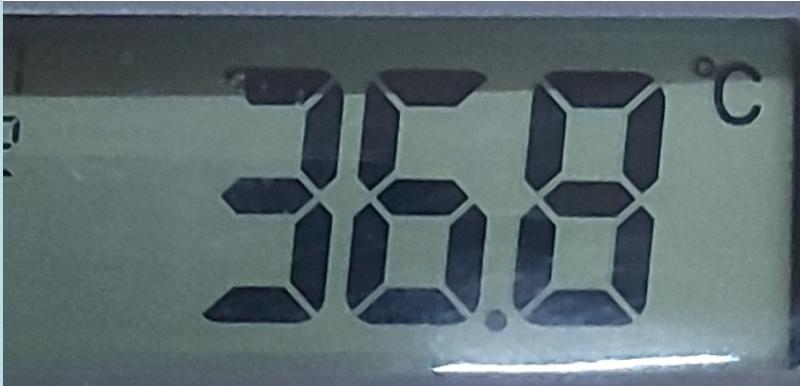
#> input picture ori_img_8/17ad75186a64bf3ae67511.jpg, 800 x 386 px, found by its file name; its folder holds only this picture in this run
$ python temp.py   (older library calls are emulated)
#> lines starting #> are read from the running program, lines starting #| are printed output that depends on the picture; after the words box and inside, x2 and y2 are one past the last pixel; in counts of white or black regions, pixels touching at a corner belong together
import cv2
import numpy as np
import time
import os
from utils.roi_bp.roi_bp import find_closest_tuple

FONT = cv2.FONT_HERSHEY_SIMPLEX
CYAN = (255, 255, 0)
DIGITSDICT_tuple = [
    (1, 1, 1, 1, 1, 1, 0),
    (0, 1, 1, 0, 0, 0, 0),
    (1, 1, 0, 1, 1, 0, 1),
    (1, 1, 1, 1, 0, 0, 1),
    (0, 1, 1, 1, 0, 0, 1),
    (0, 1, 1, 0, 0, 1, 1),
    (1, 1, 1, 0, 0, 1, 1),
    (1, 0, 1, 1, 0, 1, 1),
    (1, 0, 1, 1, 1, 1, 1),
    (1, 1, 1, 0, 0, 0, 0),
    (1, 1, 1, 1, 1, 1, 1),
    (1, 1, 1, 1, 0, 1, 1),
]
DIGITSDICT = {
    (1, 1, 1, 1, 1, 1, 0): 0,
    (0, 1, 1, 0, 0, 0, 0): 1,
    (1, 1, 0, 1, 1, 0, 1): 2,
    (1, 1, 1, 1, 0, 0, 1): 3,
    (0, 1, 1, 1, 0, 0, 1): 3,
    (0, 1, 1, 0, 0, 1, 1): 4,
    (1, 1, 1, 0, 0, 1, 1): 4,
    (1, 0, 1, 1, 0, 1, 1): 5,
    (1, 0, 1, 1, 1, 1, 1): 6,
    (1, 1, 1, 0, 0, 0, 0): 7,
    (1, 1, 1, 1, 1, 1, 1): 8,
    (1, 1, 1, 1, 0, 1, 1): 9,
}


def temp(image_path, flash=False):
#> called with image_path = 'ori_img_8/17ad75186a64bf3ae67511.jpg', flash = False
    roi = cv2.imread(image_path, cv2.IMREAD_GRAYSCALE)
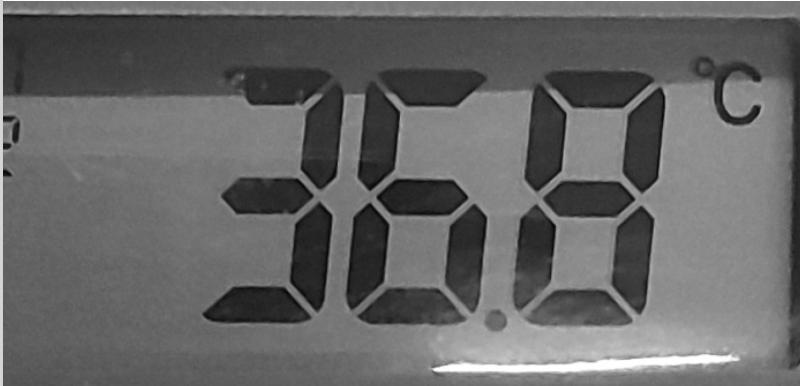
#> roi: shape (386, 800); min 3, max 255, mean 102.4
    roi = cv2.GaussianBlur(cv2.resize(roi, (600, 170)), (11, 11), 5)
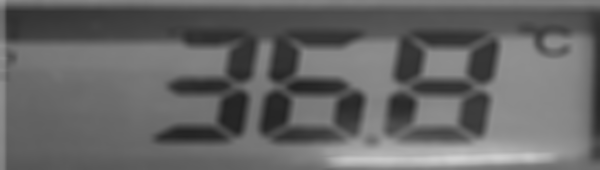
#> roi: shape (170, 600); min 33, max 210, mean 102
    roi = cv2.bilateralFilter(roi, 1, sigmaColor=10, sigmaSpace=75)
    # roi = cv2.resize(roi, None, None, fx=2.2, fy=1.5)
    if flash == 'true':
        print('flash on')
        edged = cv2.adaptiveThreshold(
            roi, 255, cv2.ADAPTIVE_THRESH_MEAN_C, cv2.THRESH_BINARY_INV, 13, C=4)
    else:
        print('flash off')
        edged = cv2.adaptiveThreshold(
            roi, 255, cv2.ADAPTIVE_THRESH_MEAN_C, cv2.THRESH_BINARY_INV, 13, C=2)
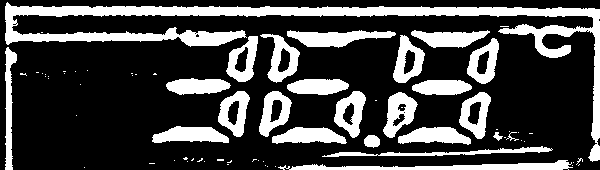
#> edged: shape (170, 600); 26.6% white; 73 white regions (49 under 20 px)
    contours, _ = cv2.findContours(edged, cv2.RETR_EXTERNAL, cv2.CHAIN_APPROX_SIMPLE)
#> contours = 72 contours, 49 with area under 20; largest, box (x1, y1, x2, y2) and area: (5, 2, 600, 162) 8450, (278, 160, 573, 170) 1088, (287, 30, 396, 48) 988, (260, 34, 300, 83) 934, (459, 92, 491, 139) 932
    # cv2.imshow('a_edged', edged)
    ################################################
    filtered_contours = []
    border_thickness = 5
    for contour in contours:
        (x, y, w, h) = cv2.boundingRect(contour)
        if (cv2.contourArea(contour) > 380) & (w < 200) & (h < 250) & (x > border_thickness or x + w > edged.shape[1] - border_thickness):
            filtered_contours += [contour]
#> this loop made 72 passes
#> (x, y, w, h) on passes 1, 2, 3, 4, 5, 9, 10, 11, 12, 13, 14, 15: (84, 167, 1, 1), (275, 166, 1, 1), (267, 166, 1, 1), (572, 165, 1, 1), (265, 165, 1, 1), (573, 162, 1, 1), (263, 161, 1, 1), (204, 161, 1, 1), (187, 161, 1, 1), (278, 160, 295, 10), (258, 160, 1, 1), (227, 160, 5, 3)
#> (contour, x, y, w, h) on passes 6, 7, 8, 18, 21, 26: ([[579, 164], [578, 165]], 578, 164, 2, 2), ([[227, 164], [228, 164]], 227, 164, 2, 1), ([[149, 163], [154, 163]], 149, 163, 6, 1), ([[217, 159], [217, 160], [223, 160], [223, 159]], 217, 159, 7, 2), ([[193, 158], [191, 160], [192, 160], [193, 159]], 191, 158, 3, 3), ([[504, 137], [505, 137]], 504, 137, 2, 1)
    edged = np.zeros_like(roi)
#> (the run stopped early here; a loop or call above may not have finished)

$ run again, on ori_img_8/299d4a3e5542801cd95341.jpg
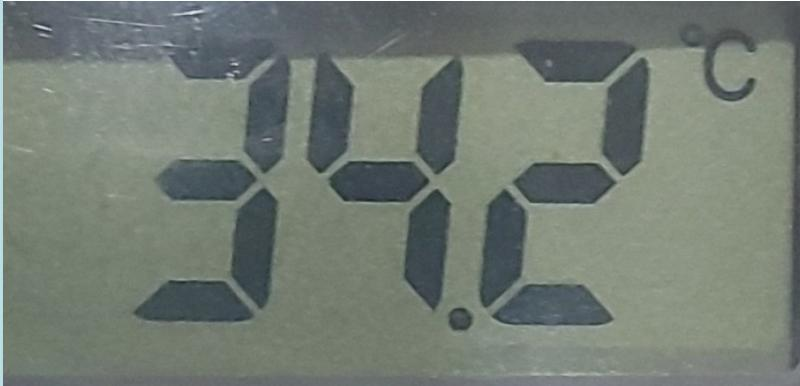
#> input picture ori_img_8/299d4a3e5542801cd95341.jpg, 800 x 386 px, found by its file name
#> in temp, `roi = cv2.GaussianBlur(cv2.resize(roi, (600, 170)), (11, 11), 5)`:
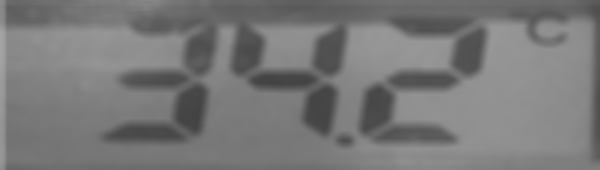
#> roi: shape (170, 600); min 65, max 163, mean 120.2
#> in temp, `edged = cv2.adaptiveThreshold( roi, 255, cv2.ADAPTIVE_THRESH_MEAN_C, c..`:
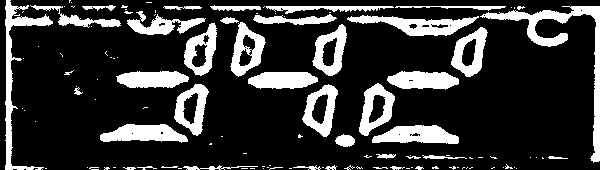
#> edged: shape (170, 600); 20.5% white; 118 white regions (79 under 20 px)
#> contours = 118 contours, 86 with area under 20; largest, box (x1, y1, x2, y2) and area: (480, 6, 600, 163) 1909, (347, 15, 479, 36) 1237, (5, 0, 53, 170) 1231, (302, 84, 338, 137) 1152, (359, 83, 395, 136) 1132
#> the loop in temp, `for contour in contours:` made 118 passes
#> (x, y, w, h) on passes 1, 4, 9, 10, 11, 12, 17, 19: (516, 168, 1, 1), (263, 168, 1, 1), (514, 167, 1, 1), (503, 167, 1, 1), (491, 167, 4, 2), (469, 167, 4, 2), (373, 167, 15, 2), (269, 167, 14, 3)

$ run again, on ori_img_8/2f85af23b05f65013c4e61.jpg
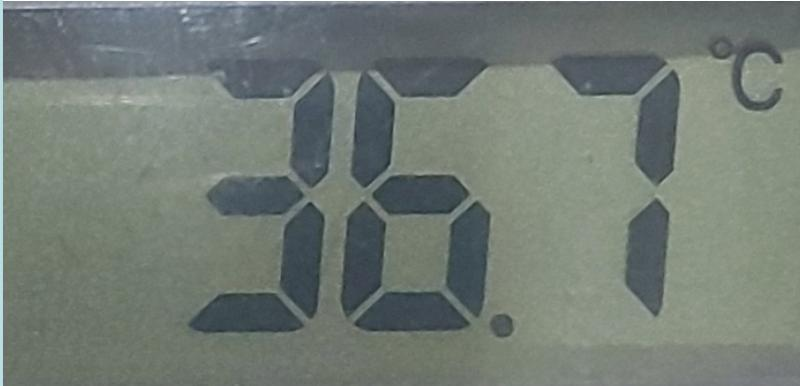
#> input picture ori_img_8/2f85af23b05f65013c4e61.jpg, 800 x 386 px, found by its file name
#> in temp, `roi = cv2.GaussianBlur(cv2.resize(roi, (600, 170)), (11, 11), 5)`:
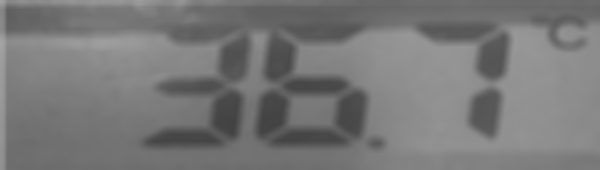
#> roi: shape (170, 600); min 66, max 164, mean 119.8
#> in temp, `edged = cv2.adaptiveThreshold( roi, 255, cv2.ADAPTIVE_THRESH_MEAN_C, c..`:
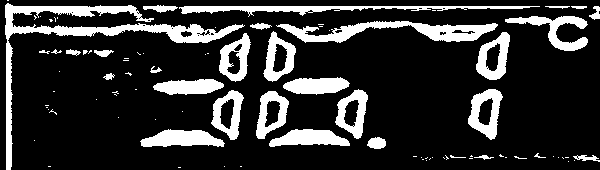
#> edged: shape (170, 600); 18.9% white; 89 white regions (58 under 20 px)
#> contours = 89 contours, 62 with area under 20; largest, box (x1, y1, x2, y2) and area: (5, 3, 245, 170) 3456, (276, 21, 498, 43) 1936, (468, 89, 503, 140) 1132, (179, 6, 540, 17) 1122, (476, 32, 510, 80) 1050
#> the loop in temp, `for contour in contours:` made 89 passes
#> (x, y, w, h) on passes 3, 5, 6, 7, 13, 16, 18, 19: (224, 166, 1, 1), (568, 161, 1, 1), (574, 160, 1, 1), (426, 160, 1, 1), (558, 157, 1, 1), (432, 157, 1, 1), (421, 157, 1, 1), (553, 156, 1, 1)

$ run again, on ori_img_8/31a0f11eee623b3c627331.jpg
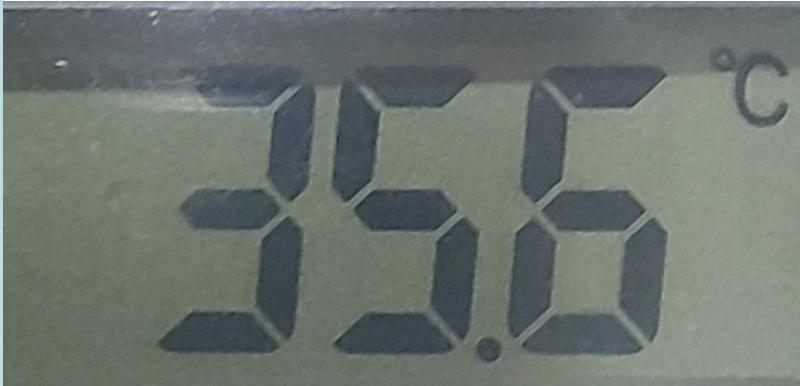
#> input picture ori_img_8/31a0f11eee623b3c627331.jpg, 800 x 386 px, found by its file name
#> in temp, `roi = cv2.GaussianBlur(cv2.resize(roi, (600, 170)), (11, 11), 5)`:
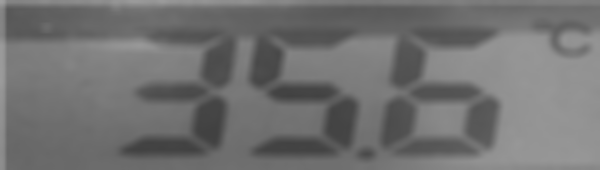
#> roi: shape (170, 600); min 65, max 159, mean 113.1
#> in temp, `edged = cv2.adaptiveThreshold( roi, 255, cv2.ADAPTIVE_THRESH_MEAN_C, c..`:
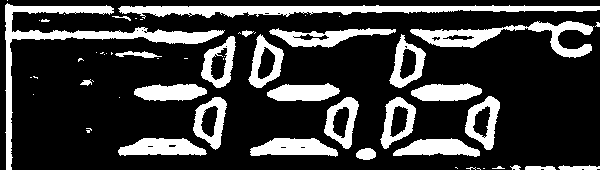
#> edged: shape (170, 600); 22.7% white; 57 white regions (30 under 20 px)
#> contours = 55 contours, 31 with area under 20; largest, box (x1, y1, x2, y2) and area: (5, 3, 225, 170) 3040, (118, 5, 600, 19) 2804, (410, 21, 594, 58) 2012, (465, 96, 500, 150) 1158, (193, 97, 227, 150) 1130
#> the loop in temp, `for contour in contours:` made 55 passes
#> (x, y, w, h) on passes 3, 5, 6, 7, 8, 9, 10, 11: (466, 167, 10, 3), (525, 166, 31, 4), (492, 166, 13, 3), (558, 165, 42, 5), (510, 165, 11, 5), (356, 148, 20, 12), (393, 138, 87, 19), (250, 138, 88, 19)

$ run again, on ori_img_8/2137ab99b4e561bb38f4101.jpg
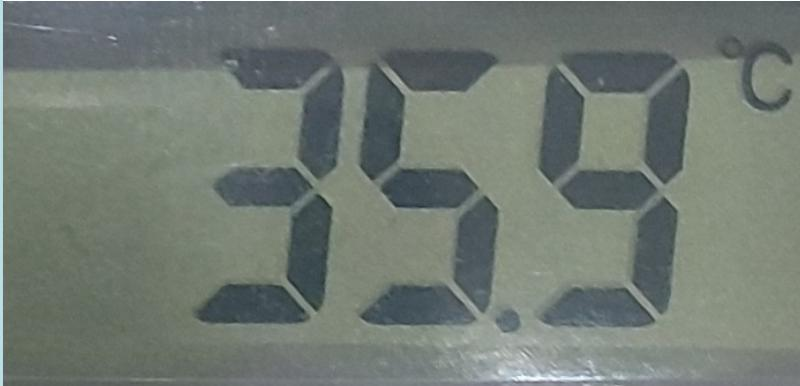
#> input picture ori_img_8/2137ab99b4e561bb38f4101.jpg, 800 x 386 px, found by its file name
#> in temp, `roi = cv2.GaussianBlur(cv2.resize(roi, (600, 170)), (11, 11), 5)`:
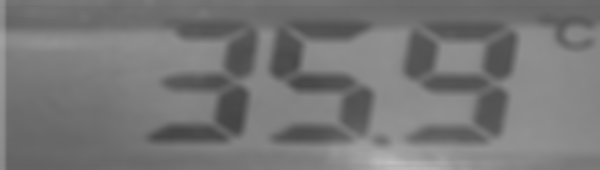
#> roi: shape (170, 600); min 69, max 191, mean 118.8
#> in temp, `edged = cv2.adaptiveThreshold( roi, 255, cv2.ADAPTIVE_THRESH_MEAN_C, c..`:
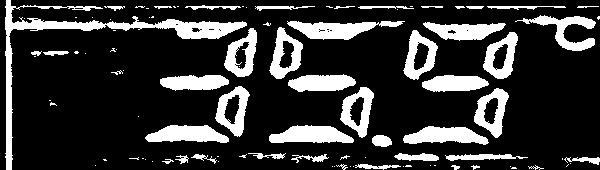
#> edged: shape (170, 600); 20.5% white; 97 white regions (52 under 20 px)
#> contours = 96 contours, 62 with area under 20; largest, box (x1, y1, x2, y2) and area: (5, 0, 247, 170) 2867, (287, 21, 405, 40) 1090, (215, 86, 250, 137) 1060, (403, 30, 438, 80) 1031, (269, 27, 303, 79) 1030
#> the loop in temp, `for contour in contours:` made 96 passes
#> (x, y, w, h) on passes 2 to 9: (510, 166, 1, 1), (403, 166, 1, 1), (353, 166, 1, 1), (350, 166, 1, 1), (334, 166, 1, 1), (332, 166, 1, 1), (528, 165, 16, 5), (471, 165, 9, 5)
